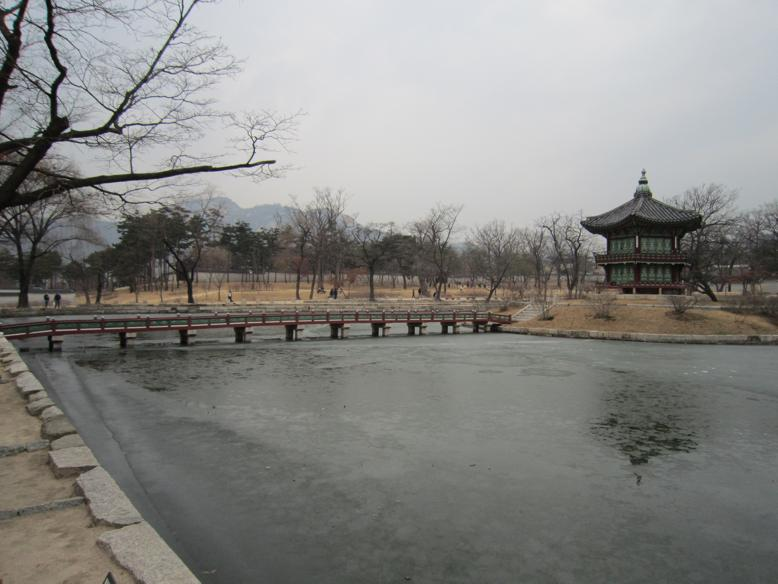
%> input picture pset7/ims/seoul1.jpg, 778 x 584 px
$ octave pset7main.m   (GNU Octave 9; MATLAB toolbox functions it lacks are replaced by stand-ins)
%> lines starting %> are read from the running program, lines starting %| are printed output that depends on the picture
### pset7/RANSAC2D_Prob1a.m
% [5 lines of commented-out code are left out]

function RANSAC2D_Prob1a(x1, x2)

Niter = 100;
epsilon = 2;
P = 2;
acceptableProbFailure = 1e-9;

n = size(x1,2);
maxInliers = 0;
m = 0;
b = 0;

for i = 1:Niter

    sampleIndices = randsample(n, P, false)';
    x_sample = x1(sampleIndices);
    y_sample = x2(sampleIndices);
    [m_tmp, b_tmp] = FitLine( x_sample, y_sample );

    numInliers = 0;
    for j = 1:n
        numInliers = numInliers + mapLine(m_tmp, b_tmp, x1(j), x2(j), epsilon);
    end

    if(maxInliers < numInliers)
      m = m_tmp;
      b = b_tmp;
      maxInliers = numInliers;
    end

    G = maxInliers/n;
    probFailure = (1-G^P)^i;
    if (probFailure<acceptableProbFailure)
      break;
    end
end

numInliers = 0;
for j = 1:n
    numInliers = numInliers + mapLine(m, b, x1(j), x2(j), epsilon);
end
%> `RANSAC2D_Prob1a(x,y);`:
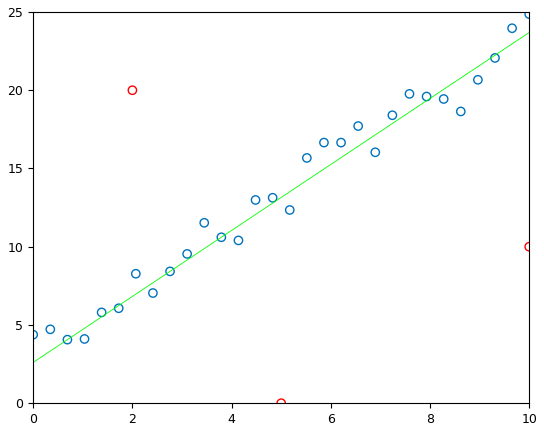
%> figure redrawn from the program's plot data; curve peaks at x = 10, y = 23.69
display(numInliers);

figure,
hold on;
scatter(x1(1:30),x2(1:30));
hold on;
scatter(x1(31:33),x2(31:33), 'r');
hold on;
x_line = 0:10;
plot(x_line, m*x_line + b, 'g');
end

function bool = mapLine( m, b, p1, p2, epsilon)

    posT = [p1, m*p1 + b];
    posA = [p1, p2];

    dist = norm(posT-posA);
    if( dist < epsilon ); bool = 1;
    else                  bool = 0;
    end
end

function [m, b] = FitLine( x, y )

   m = (y(2)-y(1))/(x(2)-x(1));
   b = y(1) - m*x(1);

end


### pset7/sift/imreadbw.m
function I = imreadbw(file)
%> called with file = 'ims/seoul1.jpg'
% IMREADBW  Reads an image as gray-scale
%   I=IMREADBW(FILE) reads the image FILE and converts the result to a
%   gray scale image (with DOUBLE storage class anr range normalized
%   in [0,1]).

% AUTORIGHTS
% Copyright (c) 2006 The Regents of the University of California.
% All Rights Reserved.
%
% Created by Andrea Vedaldi
% UCLA Vision Lab - Department of Computer Science
%
% Permission to use, copy, modify, and distribute this software and its
% documentation for educational, research and non-profit purposes,
% without fee, and without a written agreement is hereby granted,
% provided that the above copyright notice, this paragraph and the
% following three paragraphs appear in all copies.
%
% This software program and documentation are copyrighted by The Regents
% of the University of California. The software program and
% documentation are supplied "as is", without any accompanying services
% from The Regents. The Regents does not warrant that the operation of
% the program will be uninterrupted or error-free. The end-user
% understands that the program was developed for research purposes and
% is advised not to rely exclusively on the program for any reason.
%
% This software embodies a method for which the following patent has
% been issued: "Method and apparatus for identifying scale invariant
% features in an image and use of same for locating an object in an
% image," David G. Lowe, US Patent 6,711,293 (March 23,
% 2004). Provisional application filed March 8, 1999. Asignee: The
% University of British Columbia.
%
% IN NO EVENT SHALL THE UNIVERSITY OF CALIFORNIA BE LIABLE TO ANY PARTY
% FOR DIRECT, INDIRECT, SPECIAL, INCIDENTAL, OR CONSEQUENTIAL DAMAGES,
% INCLUDING LOST PROFITS, ARISING OUT OF THE USE OF THIS SOFTWARE AND
% ITS DOCUMENTATION, EVEN IF THE UNIVERSITY OF CALIFORNIA HAS BEEN
% ADVISED OF THE POSSIBILITY OF SUCH DAMAGE. THE UNIVERSITY OF
% CALIFORNIA SPECIFICALLY DISCLAIMS ANY WARRANTIES, INCLUDING, BUT NOT
% LIMITED TO, THE IMPLIED WARRANTIES OF MERCHANTABILITY AND FITNESS FOR
% A PARTICULAR PURPOSE. THE SOFTWARE PROVIDED HEREUNDER IS ON AN "AS IS"
% BASIS, AND THE UNIVERSITY OF CALIFORNIA HAS NO OBLIGATIONS TO PROVIDE
% MAINTENANCE, SUPPORT, UPDATES, ENHANCEMENTS, OR MODIFICATIONS.

I=im2double(imread(file)) ;

if(size(I,3) > 1)
  I = rgb2gray( I ) ;
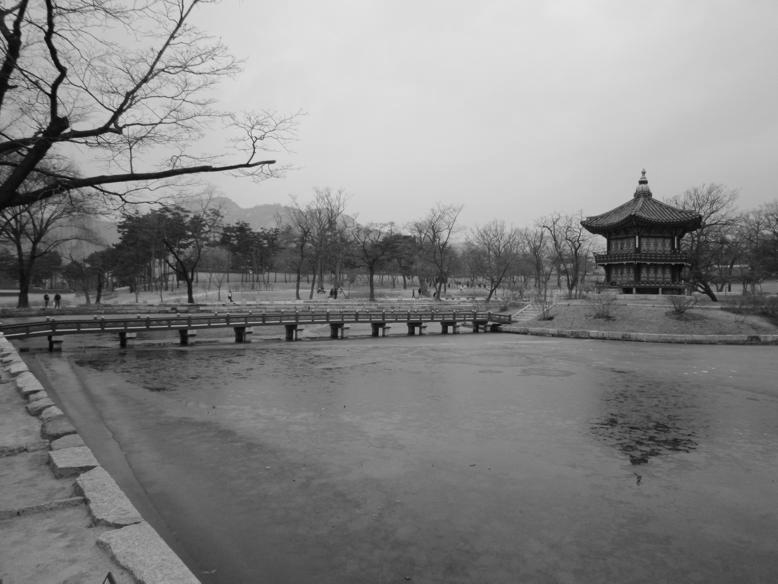
%> I: size 584x778 double; min 0.00279, max 0.922, mean 0.522
end

### pset7/Prob1b.m
%Problem 1b

I1=imreadbw('ims/seoul1.jpg') ;
I2=imreadbw('ims/seoul2.jpg') ;
%> call 2 of imreadbw, with file = 'ims/seoul2.jpg'
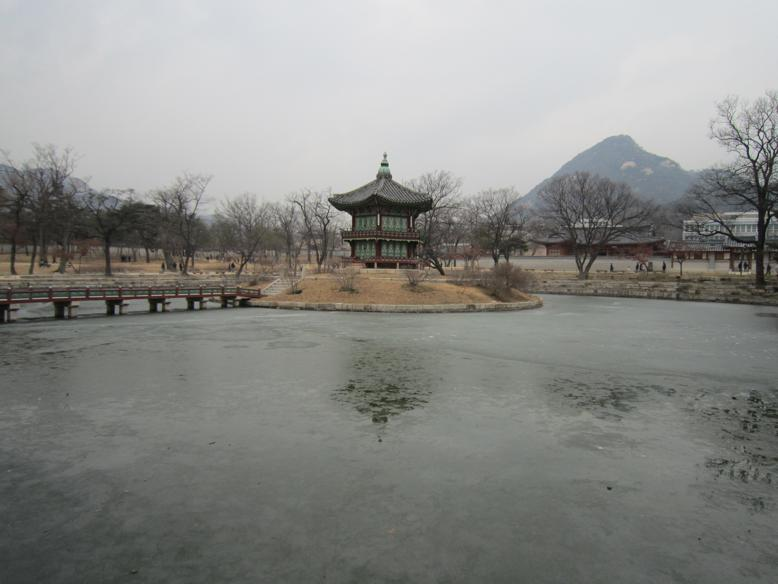
%> input picture pset7/ims/seoul2.jpg, 778 x 584 px

%display(size(I1));

I1=I1-min(I1(:)) ;
I1=I1/max(I1(:)) ;
I2=I2-min(I2(:)) ;
I2=I2/max(I2(:)) ;
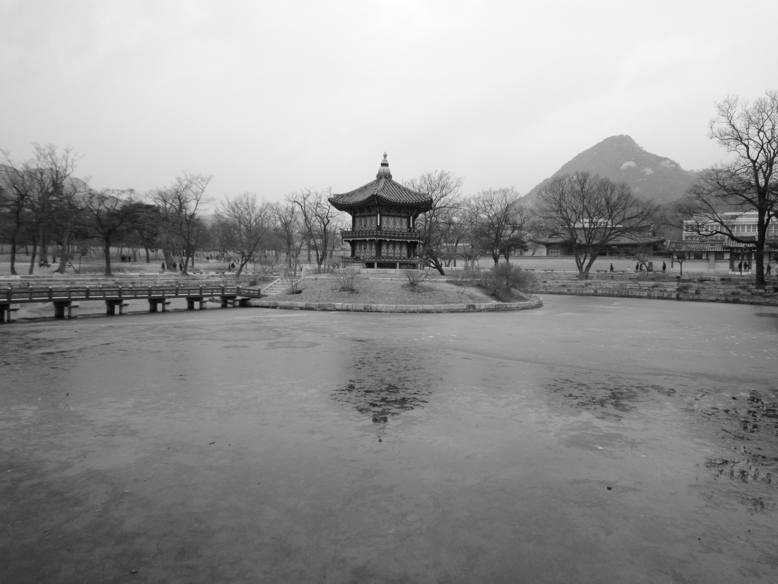
%> I2: size 584x778 double; min 0, max 1, mean 0.584

fprintf('Computing frames and descriptors.\n') ;
[frames1,descr1,gss1,dogss1] = sift( I1, 'Verbosity', 0 ) ;
[frames2,descr2,gss2,dogss2] = sift( I2, 'Verbosity', 0 ) ;

fprintf('Computing matches.\n') ;
% By passing to integers we greatly enhance the matching speed (we use
% the scale factor 512 as Lowe's, but it could be greater without
% overflow)
descr1=uint8(512*descr1) ;
descr2=uint8(512*descr2) ;
tic ;
matches=siftmatch( descr1, descr2 ) ;
display(size(matches));

fprintf('Matched in %.3f s\n', toc) ;

figure(3) ; clf ;

plotmatches(I1,I2,frames1(1:2,:),frames2(1:2,:),matches) ;
%plotmatches(I1,I2,frames1(1:2,:),frames2(1:2,:),matches(:,200:209)) ;

P1 = frames1(1:2,:);
P2 = frames2(1:2,:);

x = [ P1(1,matches(1,:))'  P1(2,matches(1,:))'] ;
y = [ P2(1,matches(2,:))'  P2(2,matches(2,:))'] ;


drawnow ;

### pset7/sift/sift.m
function [frames,descriptors,gss,dogss]=sift(I,varargin)
% SIFT Extract SIFT features
%   [FRAMES,DESCR]=SIFT(I) extracts the SIFT frames FRAMES and their
%   descriptors DESCR from the image I.
%
%   The image I must be gray-scale, of storage class DOUBLE and
%   ranging in [0,1].
%
%   FRAMES is a 4xK matrix storing one SIFT frame per column. Its
%   format is:
%
%     FRAMES(1:2,k)  center (X,Y) of the frame k,
%     FRAMES(3,k)    scale SIGMA of the frame k,
%     FRAMES(4,k)    orientation THETA of the frame k.
%
%   DESCR is a DxK matrix stores one descriptor per columm (usually
%   D=128).
%
%   [FRAMES,DESCR,GSS,DOGSS]=SIFT(...) returns the Gaussian and
%   Difference of Gaussians scale spaces computed by the algorithm.
%
%   The function accepts the following option-value pairs:
%
%   Verbosity - Verbosity level [{0},1]
%     0 = quiet, 1 = print detailed progress report
%
%   BoundaryPoint - Remove frames on the image boundaries [0,{1}]
%     Remove points whose descriptor intersects the boundary.
%
%   NumOctaves - Number of octaves [1,2,...]
%     Number of octaves of the Gaussian scale space. By default it is
%     computed to cover all possible feature sizes.
%
%   FirstOctave - Index of the first octave [...,-1,{0},+1,...]
%     Setting the parameter to -1 has the effect of doubling the image
%     before computing the scale space.
%
%   NumLevels - [1,2,...]
%     Number of scale levels within each octave.
%
%   Sigma0 - Base smoothing [pixels]
%     Smoothing of the level 0 of octave 0 of the scale space. By
%     default it is set to be equivalent to the value 1.6 of [1].
%     Since however 1.6 is the smoothing of the level -1 and Simga0
%     of the level 0, the actual value is NOT 1.6.
%
%   SigmaN - Nominal smoothing [pixels, {0.5}]
%     Nominal smoothing of the input image.
%
%   Threshold - Strenght threshold [>= 0, {0.01}]
%     Maxima of the DOG scale space [1] below this threshold are
%     ignored. Smaller values accept more features.
%
%   EdgeThreshold - Localization threshold [>= 0, {10}]
%     Feature which have flattness score [1] above this threshold are
%     ignored. Bigger values accept more features.
%
%   Magnif - Descriptor window magnification
%     See SIFTDESCRIPTOR().
%
%   NumSpatialBins - Number of spatial bins [2,{4},6,...]
%     See SIFTDESCRIPTOR().
%
%   NumOrientbins - Number of orientation bins [1,2,...,{8},...]
%     See SIFTDESCRIPTOR().
%
%  REFERENCES
%  [1] D. G. Lowe, "Distinctive image features from scale-invariant
%      keypoints," IJCV, vol. 2, no. 60, pp. 91 110, 2004.
%
%   See also GAUSSIANSS(), DIFFSS(), PLOTSIFTFRAME(), PLOTSIFTDESCRIPTOR(),
%            SIFTDESCRIPTOR(), SIFTMATCH().
%

% AUTORIGHTS
% Copyright (c) 2006 The Regents of the University of California.
% All Rights Reserved.
%
% Created by Andrea Vedaldi
% UCLA Vision Lab - Department of Computer Science
%
% Permission to use, copy, modify, and distribute this software and its
% documentation for educational, research and non-profit purposes,
% without fee, and without a written agreement is hereby granted,
% provided that the above copyright notice, this paragraph and the
% following three paragraphs appear in all copies.
%
% This software program and documentation are copyrighted by The Regents
% of the University of California. The software program and
% documentation are supplied "as is", without any accompanying services
% from The Regents. The Regents does not warrant that the operation of
% the program will be uninterrupted or error-free. The end-user
% understands that the program was developed for research purposes and
% is advised not to rely exclusively on the program for any reason.
%
% This software embodies a method for which the following patent has
% been issued: "Method and apparatus for identifying scale invariant
% features in an image and use of same for locating an object in an
% image," David G. Lowe, US Patent 6,711,293 (March 23,
% 2004). Provisional application filed March 8, 1999. Asignee: The
% University of British Columbia.
%
% IN NO EVENT SHALL THE UNIVERSITY OF CALIFORNIA BE LIABLE TO ANY PARTY
% FOR DIRECT, INDIRECT, SPECIAL, INCIDENTAL, OR CONSEQUENTIAL DAMAGES,
% INCLUDING LOST PROFITS, ARISING OUT OF THE USE OF THIS SOFTWARE AND
% ITS DOCUMENTATION, EVEN IF THE UNIVERSITY OF CALIFORNIA HAS BEEN
% ADVISED OF THE POSSIBILITY OF SUCH DAMAGE. THE UNIVERSITY OF
% CALIFORNIA SPECIFICALLY DISCLAIMS ANY WARRANTIES, INCLUDING, BUT NOT
% LIMITED TO, THE IMPLIED WARRANTIES OF MERCHANTABILITY AND FITNESS FOR
% A PARTICULAR PURPOSE. THE SOFTWARE PROVIDED HEREUNDER IS ON AN "AS IS"
% BASIS, AND THE UNIVERSITY OF CALIFORNIA HAS NO OBLIGATIONS TO PROVIDE
% MAINTENANCE, SUPPORT, UPDATES, ENHANCEMENTS, OR MODIFICATIONS.

% --------------------------------------------------------------------
%                                                  Check the arguments
% --------------------------------------------------------------------
if(nargin < 1)
	error('At least one argument is required.') ;
end

[M,N,C] = size(I) ;

% Lowe's equivalents choices
S      =  3 ;
omin   = -1 ;
O      = floor(log2(min(M,N)))-omin-3 ; % up to 8x8 images
%> (the rest of the program and of its run is left out)
